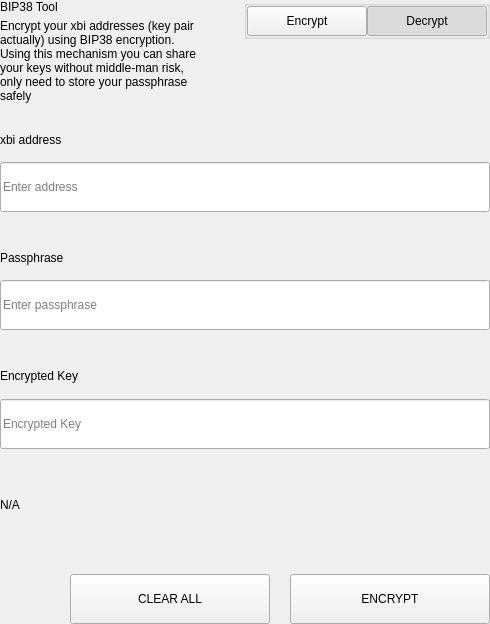
<?xml version="1.0" encoding="UTF-8"?>
<ui version="4.0">
 <class>SettingsBitToolWidget</class>
 <widget class="QWidget" name="SettingsBitToolWidget">
  <property name="geometry">
   <rect>
    <x>0</x>
    <y>0</y>
    <width>490</width>
    <height>624</height>
   </rect>
  </property>
  <property name="windowTitle">
   <string>Form</string>
  </property>
  <layout class="QVBoxLayout" name="verticalLayout">
   <property name="spacing">
    <number>0</number>
   </property>
   <property name="leftMargin">
    <number>0</number>
   </property>
   <property name="topMargin">
    <number>0</number>
   </property>
   <property name="rightMargin">
    <number>0</number>
   </property>
   <property name="bottomMargin">
    <number>0</number>
   </property>
   <item>
    <widget class="QWidget" name="left" native="true">
     <layout class="QVBoxLayout" name="verticalLayout_3">
      <property name="leftMargin">
       <number>0</number>
      </property>
      <property name="topMargin">
       <number>0</number>
      </property>
      <property name="rightMargin">
       <number>0</number>
      </property>
      <property name="bottomMargin">
       <number>0</number>
      </property>
      <item>
       <layout class="QVBoxLayout" name="verticalLayout_2">
        <property name="spacing">
         <number>0</number>
        </property>
        <item>
         <layout class="QHBoxLayout" name="horizontalLayout_3" stretch="3,1">
          <property name="spacing">
           <number>40</number>
          </property>
          <item>
           <layout class="QVBoxLayout" name="verticalLayoutTitle">
            <property name="spacing">
             <number>5</number>
            </property>
            <item>
             <widget class="QLabel" name="labelTitle">
              <property name="text">
               <string>BIP38 Tool</string>
              </property>
             </widget>
            </item>
            <item>
             <widget class="QLabel" name="labelSubtitle1">
              <property name="text">
               <string>Encrypt your xbi addresses (key pair actually) using BIP38 encryption.
Using this mechanism you can share your keys without middle-man risk, only need to store your passphrase safely</string>
              </property>
              <property name="wordWrap">
               <bool>true</bool>
              </property>
             </widget>
            </item>
           </layout>
          </item>
          <item alignment="Qt::AlignTop">
           <widget class="QGroupBox" name="groupBox">
            <property name="title">
             <string/>
            </property>
            <property name="alignment">
             <set>Qt::AlignLeading|Qt::AlignLeft|Qt::AlignTop</set>
            </property>
            <layout class="QHBoxLayout" name="horizontalLayout_4">
             <property name="spacing">
              <number>0</number>
             </property>
             <property name="leftMargin">
              <number>0</number>
             </property>
             <property name="topMargin">
              <number>0</number>
             </property>
             <property name="rightMargin">
              <number>0</number>
             </property>
             <property name="bottomMargin">
              <number>0</number>
             </property>
             <item>
              <spacer name="horizontalSpacer">
               <property name="orientation">
                <enum>Qt::Horizontal</enum>
               </property>
               <property name="sizeHint" stdset="0">
                <size>
                 <width>40</width>
                 <height>20</height>
                </size>
               </property>
              </spacer>
             </item>
             <item>
              <widget class="QPushButton" name="pushLeft">
               <property name="minimumSize">
                <size>
                 <width>120</width>
                 <height>30</height>
                </size>
               </property>
               <property name="maximumSize">
                <size>
                 <width>120</width>
                 <height>30</height>
                </size>
               </property>
               <property name="focusPolicy">
                <enum>Qt::NoFocus</enum>
               </property>
               <property name="text">
                <string>Encrypt</string>
               </property>
               <property name="checkable">
                <bool>true</bool>
               </property>
               <property name="autoExclusive">
                <bool>true</bool>
               </property>
              </widget>
             </item>
             <item>
              <widget class="QPushButton" name="pushRight">
               <property name="minimumSize">
                <size>
                 <width>120</width>
                 <height>30</height>
                </size>
               </property>
               <property name="maximumSize">
                <size>
                 <width>120</width>
                 <height>30</height>
                </size>
               </property>
               <property name="focusPolicy">
                <enum>Qt::NoFocus</enum>
               </property>
               <property name="text">
                <string>Decrypt</string>
               </property>
               <property name="checkable">
                <bool>true</bool>
               </property>
               <property name="checked">
                <bool>true</bool>
               </property>
               <property name="autoExclusive">
                <bool>true</bool>
               </property>
              </widget>
             </item>
            </layout>
           </widget>
          </item>
         </layout>
        </item>
        <item>
         <widget class="QStackedWidget" name="stackedWidget">
          <property name="currentIndex">
           <number>1</number>
          </property>
          <widget class="QWidget" name="pageDecrypt">
           <layout class="QVBoxLayout" name="verticalLayout_5">
            <property name="spacing">
             <number>0</number>
            </property>
            <property name="leftMargin">
             <number>0</number>
            </property>
            <property name="topMargin">
             <number>0</number>
            </property>
            <property name="rightMargin">
             <number>0</number>
            </property>
            <property name="bottomMargin">
             <number>0</number>
            </property>
            <item>
             <widget class="QWidget" name="widget" native="true">
              <property name="minimumSize">
               <size>
                <width>0</width>
                <height>100</height>
               </size>
              </property>
              <layout class="QVBoxLayout" name="verticalLayout_4">
               <property name="spacing">
                <number>0</number>
               </property>
               <property name="leftMargin">
                <number>0</number>
               </property>
               <property name="topMargin">
                <number>0</number>
               </property>
               <property name="rightMargin">
                <number>0</number>
               </property>
               <property name="bottomMargin">
                <number>0</number>
               </property>
               <item>
                <spacer name="verticalSpacer_2">
                 <property name="orientation">
                  <enum>Qt::Vertical</enum>
                 </property>
                 <property name="sizeType">
                  <enum>QSizePolicy::Fixed</enum>
                 </property>
                 <property name="sizeHint" stdset="0">
                  <size>
                   <width>20</width>
                   <height>20</height>
                  </size>
                 </property>
                </spacer>
               </item>
               <item>
                <layout class="QHBoxLayout" name="horizontalLayout_6" stretch="2">
                 <property name="spacing">
                  <number>0</number>
                 </property>
                 <item>
                  <layout class="QVBoxLayout" name="verticalLayout_7">
                   <property name="spacing">
                    <number>9</number>
                   </property>
                   <item>
                    <widget class="QLabel" name="labelSubtitleKey">
                     <property name="minimumSize">
                      <size>
                       <width>0</width>
                       <height>20</height>
                      </size>
                     </property>
                     <property name="maximumSize">
                      <size>
                       <width>16777215</width>
                       <height>20</height>
                      </size>
                     </property>
                     <property name="text">
                      <string>Encrypted key</string>
                     </property>
                    </widget>
                   </item>
                   <item>
                    <widget class="QLineEdit" name="lineEditKey">
                     <property name="minimumSize">
                      <size>
                       <width>0</width>
                       <height>50</height>
                      </size>
                     </property>
                     <property name="maximumSize">
                      <size>
                       <width>16777215</width>
                       <height>50</height>
                      </size>
                     </property>
                     <property name="placeholderText">
                      <string>Enter a encrypted key</string>
                     </property>
                    </widget>
                   </item>
                  </layout>
                 </item>
                </layout>
               </item>
               <item>
                <spacer name="verticalSpacer_3">
                 <property name="orientation">
                  <enum>Qt::Vertical</enum>
                 </property>
                 <property name="sizeType">
                  <enum>QSizePolicy::Fixed</enum>
                 </property>
                 <property name="sizeHint" stdset="0">
                  <size>
                   <width>20</width>
                   <height>20</height>
                  </size>
                 </property>
                </spacer>
               </item>
               <item>
                <layout class="QVBoxLayout" name="verticalLayout_9">
                 <property name="spacing">
                  <number>9</number>
                 </property>
                 <item>
                  <widget class="QLabel" name="labelSubtitlePassphrase">
                   <property name="maximumSize">
                    <size>
                     <width>16777215</width>
                     <height>20</height>
                    </size>
                   </property>
                   <property name="text">
                    <string>Passphrase</string>
                   </property>
                  </widget>
                 </item>
                 <item>
                  <widget class="QLineEdit" name="lineEditPassphrase">
                   <property name="minimumSize">
                    <size>
                     <width>0</width>
                     <height>50</height>
                    </size>
                   </property>
                   <property name="maximumSize">
                    <size>
                     <width>16777215</width>
                     <height>50</height>
                    </size>
                   </property>
                   <property name="placeholderText">
                    <string>Enter a passphrase</string>
                   </property>
                  </widget>
                 </item>
                </layout>
               </item>
               <item>
                <spacer name="verticalSpacer_4">
                 <property name="orientation">
                  <enum>Qt::Vertical</enum>
                 </property>
                 <property name="sizeType">
                  <enum>QSizePolicy::Fixed</enum>
                 </property>
                 <property name="sizeHint" stdset="0">
                  <size>
                   <width>20</width>
                   <height>20</height>
                  </size>
                 </property>
                </spacer>
               </item>
               <item>
                <widget class="QWidget" name="widget_3" native="true">
                 <property name="sizePolicy">
                  <sizepolicy hsizetype="Preferred" vsizetype="Fixed">
                   <horstretch>0</horstretch>
                   <verstretch>0</verstretch>
                  </sizepolicy>
                 </property>
                 <layout class="QVBoxLayout" name="verticalLayout_10">
                  <property name="spacing">
                   <number>9</number>
                  </property>
                  <property name="leftMargin">
                   <number>0</number>
                  </property>
                  <property name="topMargin">
                   <number>0</number>
                  </property>
                  <property name="rightMargin">
                   <number>0</number>
                  </property>
                  <property name="bottomMargin">
                   <number>0</number>
                  </property>
                  <item>
                   <widget class="QLabel" name="labelSubtitleDecryptResult">
                    <property name="minimumSize">
                     <size>
                      <width>0</width>
                      <height>20</height>
                     </size>
                    </property>
                    <property name="maximumSize">
                     <size>
                      <width>16777215</width>
                      <height>20</height>
                     </size>
                    </property>
                    <property name="text">
                     <string>Decrypted address result</string>
                    </property>
                   </widget>
                  </item>
                  <item>
                   <widget class="QWidget" name="widget_4" native="true">
                    <layout class="QHBoxLayout" name="horizontalLayout" stretch="6,0,1">
                     <property name="spacing">
                      <number>0</number>
                     </property>
                     <property name="leftMargin">
                      <number>0</number>
                     </property>
                     <property name="topMargin">
                      <number>0</number>
                     </property>
                     <property name="rightMargin">
                      <number>0</number>
                     </property>
                     <property name="bottomMargin">
                      <number>0</number>
                     </property>
                     <item alignment="Qt::AlignVCenter">
                      <widget class="QLineEdit" name="lineEditDecryptResult">
                       <property name="minimumSize">
                        <size>
                         <width>0</width>
                         <height>50</height>
                        </size>
                       </property>
                       <property name="maximumSize">
                        <size>
                         <width>16777215</width>
                         <height>50</height>
                        </size>
                       </property>
                       <property name="placeholderText">
                        <string>Decrypted Address</string>
                       </property>
                      </widget>
                     </item>
                     <item>
                      <spacer name="horizontalSpacer_4">
                       <property name="orientation">
                        <enum>Qt::Horizontal</enum>
                       </property>
                       <property name="sizeType">
                        <enum>QSizePolicy::Fixed</enum>
                       </property>
                       <property name="sizeHint" stdset="0">
                        <size>
                         <width>20</width>
                         <height>50</height>
                        </size>
                       </property>
                      </spacer>
                     </item>
                     <item>
                      <widget class="QPushButton" name="pushButtonImport">
                       <property name="minimumSize">
                        <size>
                         <width>140</width>
                         <height>40</height>
                        </size>
                       </property>
                       <property name="text">
                        <string>Import Address</string>
                       </property>
                      </widget>
                     </item>
                    </layout>
                   </widget>
                  </item>
                 </layout>
                </widget>
               </item>
               <item>
                <widget class="QLabel" name="statusLabel_DEC">
                 <property name="maximumSize">
                  <size>
                   <width>16777215</width>
                   <height>40</height>
                  </size>
                 </property>
                 <property name="text">
                  <string/>
                 </property>
                </widget>
               </item>
               <item>
                <spacer name="verticalSpacer">
                 <property name="orientation">
                  <enum>Qt::Vertical</enum>
                 </property>
                 <property name="sizeType">
                  <enum>QSizePolicy::Preferred</enum>
                 </property>
                 <property name="sizeHint" stdset="0">
                  <size>
                   <width>20</width>
                   <height>20</height>
                  </size>
                 </property>
                </spacer>
               </item>
               <item>
                <layout class="QHBoxLayout" name="horizontalLayout_7">
                 <property name="spacing">
                  <number>0</number>
                 </property>
                 <item>
                  <spacer name="horizontalSpacer_5">
                   <property name="orientation">
                    <enum>Qt::Horizontal</enum>
                   </property>
                   <property name="sizeType">
                    <enum>QSizePolicy::Expanding</enum>
                   </property>
                   <property name="sizeHint" stdset="0">
                    <size>
                     <width>40</width>
                     <height>20</height>
                    </size>
                   </property>
                  </spacer>
                 </item>
                 <item>
                  <widget class="QPushButton" name="pushButtonDecryptClear">
                   <property name="minimumSize">
                    <size>
                     <width>200</width>
                     <height>50</height>
                    </size>
                   </property>
                   <property name="maximumSize">
                    <size>
                     <width>200</width>
                     <height>50</height>
                    </size>
                   </property>
                   <property name="text">
                    <string>CLEAR</string>
                   </property>
                  </widget>
                 </item>
                 <item>
                  <spacer name="horizontalSpacer_3">
                   <property name="orientation">
                    <enum>Qt::Horizontal</enum>
                   </property>
                   <property name="sizeType">
                    <enum>QSizePolicy::Fixed</enum>
                   </property>
                   <property name="sizeHint" stdset="0">
                    <size>
                     <width>20</width>
                     <height>20</height>
                    </size>
                   </property>
                  </spacer>
                 </item>
                 <item>
                  <widget class="QPushButton" name="pushButtonDecrypt">
                   <property name="minimumSize">
                    <size>
                     <width>200</width>
                     <height>50</height>
                    </size>
                   </property>
                   <property name="maximumSize">
                    <size>
                     <width>200</width>
                     <height>50</height>
                    </size>
                   </property>
                   <property name="text">
                    <string>DECRYPT KEY</string>
                   </property>
                  </widget>
                 </item>
                </layout>
               </item>
              </layout>
             </widget>
            </item>
           </layout>
          </widget>
          <widget class="QWidget" name="pageEncrypt">
           <layout class="QVBoxLayout" name="verticalLayout_11">
            <property name="spacing">
             <number>0</number>
            </property>
            <property name="leftMargin">
             <number>0</number>
            </property>
            <property name="topMargin">
             <number>0</number>
            </property>
            <property name="rightMargin">
             <number>0</number>
            </property>
            <property name="bottomMargin">
             <number>0</number>
            </property>
            <item>
             <spacer name="verticalSpacer_8">
              <property name="orientation">
               <enum>Qt::Vertical</enum>
              </property>
              <property name="sizeType">
               <enum>QSizePolicy::Fixed</enum>
              </property>
              <property name="sizeHint" stdset="0">
               <size>
                <width>20</width>
                <height>20</height>
               </size>
              </property>
             </spacer>
            </item>
            <item>
             <widget class="QWidget" name="containerAddressEnc" native="true">
              <layout class="QVBoxLayout" name="containerAddressEncLayout">
               <property name="spacing">
                <number>5</number>
               </property>
               <property name="leftMargin">
                <number>0</number>
               </property>
               <property name="topMargin">
                <number>0</number>
               </property>
               <property name="rightMargin">
                <number>0</number>
               </property>
               <property name="bottomMargin">
                <number>0</number>
               </property>
               <item>
                <widget class="QLabel" name="labelSubtitleAddress">
                 <property name="minimumSize">
                  <size>
                   <width>0</width>
                   <height>20</height>
                  </size>
                 </property>
                 <property name="maximumSize">
                  <size>
                   <width>16777215</width>
                   <height>20</height>
                  </size>
                 </property>
                 <property name="text">
                  <string>xbi address</string>
                 </property>
                </widget>
               </item>
               <item>
                <widget class="QLineEdit" name="addressIn_ENC">
                 <property name="minimumSize">
                  <size>
                   <width>0</width>
                   <height>50</height>
                  </size>
                 </property>
                 <property name="placeholderText">
                  <string>Enter address</string>
                 </property>
                </widget>
               </item>
              </layout>
             </widget>
            </item>
            <item>
             <spacer name="verticalSpacer_6">
              <property name="orientation">
               <enum>Qt::Vertical</enum>
              </property>
              <property name="sizeType">
               <enum>QSizePolicy::Fixed</enum>
              </property>
              <property name="sizeHint" stdset="0">
               <size>
                <width>20</width>
                <height>20</height>
               </size>
              </property>
             </spacer>
            </item>
            <item>
             <widget class="QWidget" name="containerAddress" native="true">
              <layout class="QHBoxLayout" name="horizontalLayout_9" stretch="2">
               <property name="spacing">
                <number>0</number>
               </property>
               <property name="leftMargin">
                <number>0</number>
               </property>
               <property name="topMargin">
                <number>0</number>
               </property>
               <property name="rightMargin">
                <number>0</number>
               </property>
               <property name="bottomMargin">
                <number>0</number>
               </property>
               <item>
                <layout class="QVBoxLayout" name="verticalLayout_8">
                 <property name="spacing">
                  <number>5</number>
                 </property>
                 <item>
                  <widget class="QLabel" name="labelSubtitleMessage">
                   <property name="minimumSize">
                    <size>
                     <width>0</width>
                     <height>20</height>
                    </size>
                   </property>
                   <property name="maximumSize">
                    <size>
                     <width>16777215</width>
                     <height>20</height>
                    </size>
                   </property>
                   <property name="text">
                    <string>Passphrase</string>
                   </property>
                  </widget>
                 </item>
                 <item>
                  <widget class="QLineEdit" name="passphraseIn_ENC">
                   <property name="minimumSize">
                    <size>
                     <width>0</width>
                     <height>50</height>
                    </size>
                   </property>
                   <property name="maximumSize">
                    <size>
                     <width>16777215</width>
                     <height>50</height>
                    </size>
                   </property>
                   <property name="placeholderText">
                    <string>Enter passphrase</string>
                   </property>
                  </widget>
                 </item>
                </layout>
               </item>
              </layout>
             </widget>
            </item>
            <item>
             <spacer name="verticalSpacer_7">
              <property name="orientation">
               <enum>Qt::Vertical</enum>
              </property>
              <property name="sizeType">
               <enum>QSizePolicy::Fixed</enum>
              </property>
              <property name="sizeHint" stdset="0">
               <size>
                <width>20</width>
                <height>20</height>
               </size>
              </property>
             </spacer>
            </item>
            <item>
             <widget class="QWidget" name="widget_2" native="true">
              <property name="minimumSize">
               <size>
                <width>0</width>
                <height>75</height>
               </size>
              </property>
              <property name="maximumSize">
               <size>
                <width>16777215</width>
                <height>16777215</height>
               </size>
              </property>
              <layout class="QVBoxLayout" name="verticalLayout_6">
               <property name="leftMargin">
                <number>0</number>
               </property>
               <property name="topMargin">
                <number>0</number>
               </property>
               <property name="rightMargin">
                <number>0</number>
               </property>
               <property name="bottomMargin">
                <number>0</number>
               </property>
               <item>
                <widget class="QLabel" name="labelSubtitleEncryptedKey">
                 <property name="minimumSize">
                  <size>
                   <width>0</width>
                   <height>20</height>
                  </size>
                 </property>
                 <property name="maximumSize">
                  <size>
                   <width>16777215</width>
                   <height>20</height>
                  </size>
                 </property>
                 <property name="text">
                  <string>Encrypted Key</string>
                 </property>
                </widget>
               </item>
               <item>
                <widget class="QLineEdit" name="encryptedKeyOut_ENC">
                 <property name="minimumSize">
                  <size>
                   <width>0</width>
                   <height>50</height>
                  </size>
                 </property>
                 <property name="placeholderText">
                  <string>Encrypted Key</string>
                 </property>
                </widget>
               </item>
              </layout>
             </widget>
            </item>
            <item>
             <widget class="QLabel" name="statusLabel_ENC">
              <property name="text">
               <string notr="true">N/A</string>
              </property>
             </widget>
            </item>
            <item>
             <spacer name="verticalSpacer_5">
              <property name="orientation">
               <enum>Qt::Vertical</enum>
              </property>
              <property name="sizeType">
               <enum>QSizePolicy::Fixed</enum>
              </property>
              <property name="sizeHint" stdset="0">
               <size>
                <width>20</width>
                <height>20</height>
               </size>
              </property>
             </spacer>
            </item>
            <item>
             <layout class="QHBoxLayout" name="horizontalLayout_8">
              <property name="spacing">
               <number>0</number>
              </property>
              <item>
               <spacer name="horizontalSpacer_6">
                <property name="orientation">
                 <enum>Qt::Horizontal</enum>
                </property>
                <property name="sizeType">
                 <enum>QSizePolicy::Expanding</enum>
                </property>
                <property name="sizeHint" stdset="0">
                 <size>
                  <width>40</width>
                  <height>20</height>
                 </size>
                </property>
               </spacer>
              </item>
              <item>
               <widget class="QPushButton" name="pushButtonClear">
                <property name="minimumSize">
                 <size>
                  <width>200</width>
                  <height>50</height>
                 </size>
                </property>
                <property name="focusPolicy">
                 <enum>Qt::NoFocus</enum>
                </property>
                <property name="text">
                 <string>CLEAR ALL</string>
                </property>
               </widget>
              </item>
              <item>
               <spacer name="horizontalSpacer_2">
                <property name="orientation">
                 <enum>Qt::Horizontal</enum>
                </property>
                <property name="sizeType">
                 <enum>QSizePolicy::Fixed</enum>
                </property>
                <property name="sizeHint" stdset="0">
                 <size>
                  <width>20</width>
                  <height>20</height>
                 </size>
                </property>
               </spacer>
              </item>
              <item>
               <widget class="QPushButton" name="pushButtonEncrypt">
                <property name="minimumSize">
                 <size>
                  <width>200</width>
                  <height>50</height>
                 </size>
                </property>
                <property name="maximumSize">
                 <size>
                  <width>200</width>
                  <height>50</height>
                 </size>
                </property>
                <property name="focusPolicy">
                 <enum>Qt::NoFocus</enum>
                </property>
                <property name="text">
                 <string>ENCRYPT</string>
                </property>
               </widget>
              </item>
             </layout>
            </item>
           </layout>
          </widget>
         </widget>
        </item>
       </layout>
      </item>
     </layout>
    </widget>
   </item>
  </layout>
 </widget>
 <resources/>
 <connections/>
</ui>
